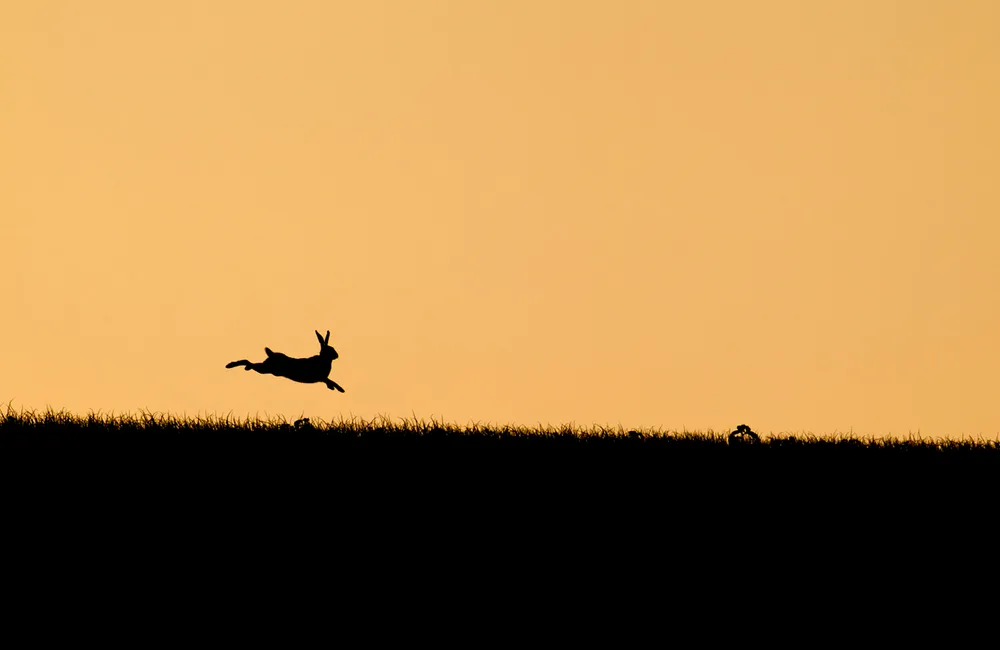
#> input picture HW2/test.jpg, 1000 x 650 px, found by its file name
$ jupyter execute --allow-errors prc.ipynb   (shell and % lines are left out)   (older library calls are emulated)
#> lines starting #> are read from the running program, lines starting #| are printed output that depends on the picture
[cell 1]
import numpy as np
import matplotlib.pyplot as plt
import cv2

[cell 2]
from PIL import Image
from PIL import ImageOps

[cell 3]
def AdaptiveMedianFilter(img, kernel_size):
    SS = kernel_size  # 초기 커널 크기
    ss = int((SS - 1) / 2)
    outimg = np.zeros(np.shape(img))
    zmin = np.zeros(np.shape(img))
    zmax = np.zeros(np.shape(img))
    zmed = np.zeros(np.shape(img))
    for x in range(ss, np.size(img, 0) - ss):
        for y in range(ss, np.size(img, 1) - ss):
            # Ensure the selected region doesn't exceed image dimensions
            Sxy = img[max(0, x - ss) : min(np.size(img, 0), x - ss + SS),
                      max(0, y - ss) : min(np.size(img, 1), y - ss + SS)]

            # Check if Sxy is non-empty
            if Sxy.size > 0:
                zmin[x, y] = np.min(Sxy)
                zmax[x, y] = np.max(Sxy)
                zmed[x, y] = np.median(Sxy)
                zxy = img[x, y]
                if zmed[x, y] - zmin[x, y] > 0 and zmax[x, y] - zmed[x, y] > 0:
                    if zxy - zmin[x, y] > 0 and zmax[x, y] - zxy > 0:
                        outimg[x, y] = zxy
                    else:
                        outimg[x, y] = zmed[x, y]
                else:
                    SS = SS+2
                    if SS > 7:
                        outimg[x, y] = zmed[x, y]
                        break
                    else:
                        ss = int((SS-1)/2)
                        Sxy = img[max(0, x - ss) : min(np.size(img, 0), x - ss + SS),
                                  max(0, y - ss) : min(np.size(img, 1), y - ss + SS)]
                        zmin[x,y] = np.min(Sxy)
                        zmax[x,y] = np.max(Sxy)
                        zmed[x,y] = np.median(Sxy)
                        zxy = img[x,y]
                        if zmed[x,y]-zmin[x,y]>0 and zmax[x,y]-zmed[x,y]>0:
                            if zxy-zmin[x,y]>0 and zmax[x,y]-zxy>0:
                                outimg[x,y] = zxy
                            else:
                                outimg[x,y] = zmed[x,y]
                        else:
                            outimg[x,y] = zmed[x,y]
    return outimg

[cell 4]
# Adaptive Median Filtering
#f = f_sp
f =  np.random.randint(0, 256, size=(32, 32))
SS_vals = np.array([3, 5, 7, 9])
r_amedian = np.zeros(np.shape(f))
r_median = np.zeros(np.shape(f))
r_case = np.zeros(np.shape(f))

ss_max = int((np.max(SS_vals)-1)/2)
for x in range(ss_max,np.size(f,0)-ss_max):
  for y in range(ss_max,np.size(f,1)-ss_max):
    flag_go = 1
    cnt = 0
    z_xy = f[x,y]
    for SS in SS_vals:
      ss = int((SS-1)/2)
      Sxy = f[x-ss:x-ss+SS,y-ss:y-ss+SS]
      z_med = np.median(Sxy)
      z_min = np.min(Sxy)
      z_max = np.max(Sxy)

      if cnt==0:
        r_median[x,y] = z_med

      if z_min<z_med and z_med<z_max:
        if z_min<z_xy and z_xy<z_max:
          r_amedian[x,y] = z_xy
          flag_go = 0
        else:
          r_amedian[x,y] = z_med
          flag_go = 0
      else:
        if SS == np.max(SS_vals):
          r_amedian[x,y] = z_med
          flag_go = 0

      if flag_go==0:
        r_case[x,y] = cnt
        break
      cnt = cnt+1

[cell 5]
print(r_amedian)

[cell 6]
AdaptiveMedianFilter(f, 3)

[cell 7]
# # Define the file path to save the matrix values
# file_path = "r_amedian_matrix.txt"

# # Save the matrix to the text file
# np.savetxt(file_path, r_amedian)

# # Print a message indicating the file has been saved
# print("Matrix values saved to", file_path)

[cell 8]
plt.subplot(121)
plt.imshow(r_amedian,cmap='gray',aspect='equal',vmin=0,vmax=255)
plt.axis('off')
plt.title('adaptive median filtered')
plt.subplot(122)
output = AdaptiveMedianFilter(f, 3)
plt.imshow(output,cmap='gray',aspect='equal',vmin=0,vmax=255)
plt.axis('off')
plt.title('adaptive median filtered')
plt.show()
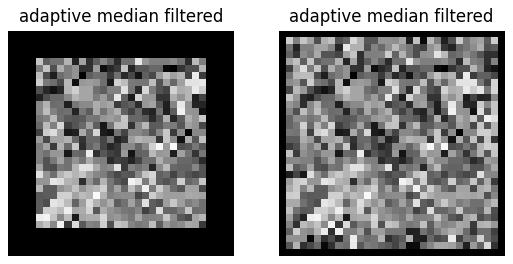
#> figure drawn by matplotlib, 2 panels

[cell 9]
output = AdaptiveMedianFilter(f, 3)
plt.imshow(output,cmap='gray',aspect='equal',vmin=0,vmax=255)
plt.axis('off')
plt.title('adaptive median filtered')
plt.show()
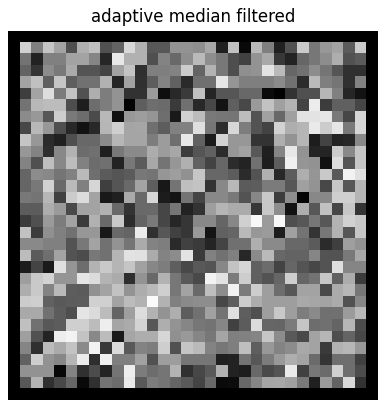
#> figure drawn by matplotlib, 1 panel

[cell 10]
def my_conv2D(img, kernel):
    SS = kernel.shape[0] # kernel size (for square kernel)
    ss = int((SS-1)/2)
    outimg = np.zeros(np.shape(img))
    for x in range(ss,np.size(img,0)-ss):
        for y in range(ss,np.size(img,1)-ss):
            Sxy = img[x-ss:x-ss+SS,y-ss:y-ss+SS]
            outimg[x,y] = np.sum(Sxy*kernel)
    return outimg

[cell 11]
input = np.array([[1, 2, 3, 4,5], [6, 7, 8, 9,10], [11, 12, 13, 14,15], [16, 17, 18, 19,20], [21, 22, 23, 24,25]])

[cell 12]
output = my_conv2D(input, np.array([[1, 2, 1], [0, 0, 0], [-1, -2, -1]])) # Sobel filter
print(output)

[cell 13]
def grayscale(image):
    return image.convert('L')

[cell 14]
image = Image.open('/Users/yuchangmin/3_2/digital_image/HW/HW2/test.jpg')
#> image is the input picture: PIL image 1000x650 RGB; mean R, G, B 158.7, 121.3, 70.5
image = grayscale(image)
#> in grayscale, `return image.convert('L')`:
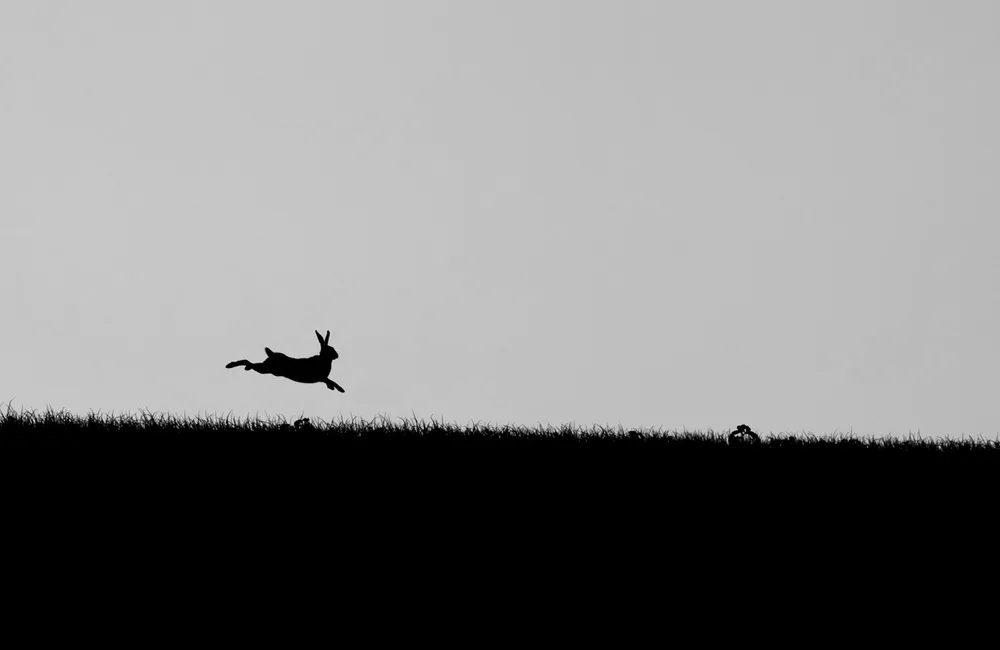
#> returned value: PIL image 1000x650 L; min 0, max 218, mean 126.7
image_arr = np.array(image)

[cell 15]
def sobel(image):
    return cv2.Sobel(image, cv2.CV_8U, 1, 1, ksize=3) # 물체 외곽선 추출

[cell 16]
output_vertical = my_conv2D(image_arr, np.array([[1, 2, 1], [0, 0, 0], [-1, -2, -1]]))  # 수직 방향 Sobel filter
#> after the loop in my_conv2D (call 2), `for x in range(ss,np.size(img,0)-ss):`:
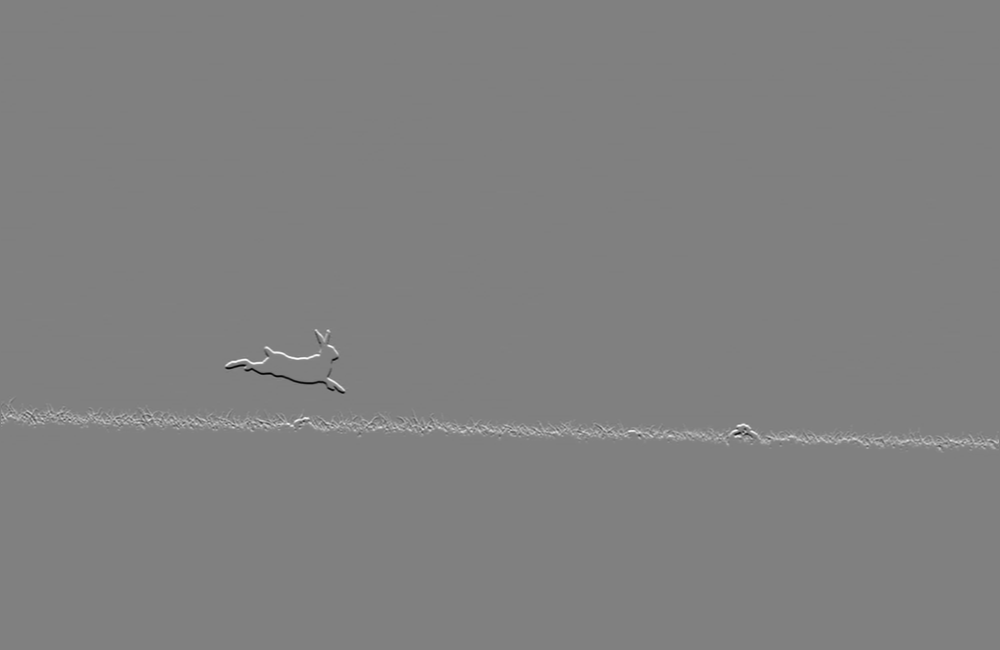
#> outimg: shape (650, 1000) float64; min -837, max 826, mean 2.4; drawn with min black and max white
output_horizontal = my_conv2D(image_arr, np.array([[1, 0, -1], [2, 0, -2], [1, 0, -1]]))  # 수평 방향 Sobel filter

# 두 방향의 결과를 합산하여 종합적인 엣지 정보 얻기
combined_output = np.sqrt(output_vertical**2 + output_horizontal**2)
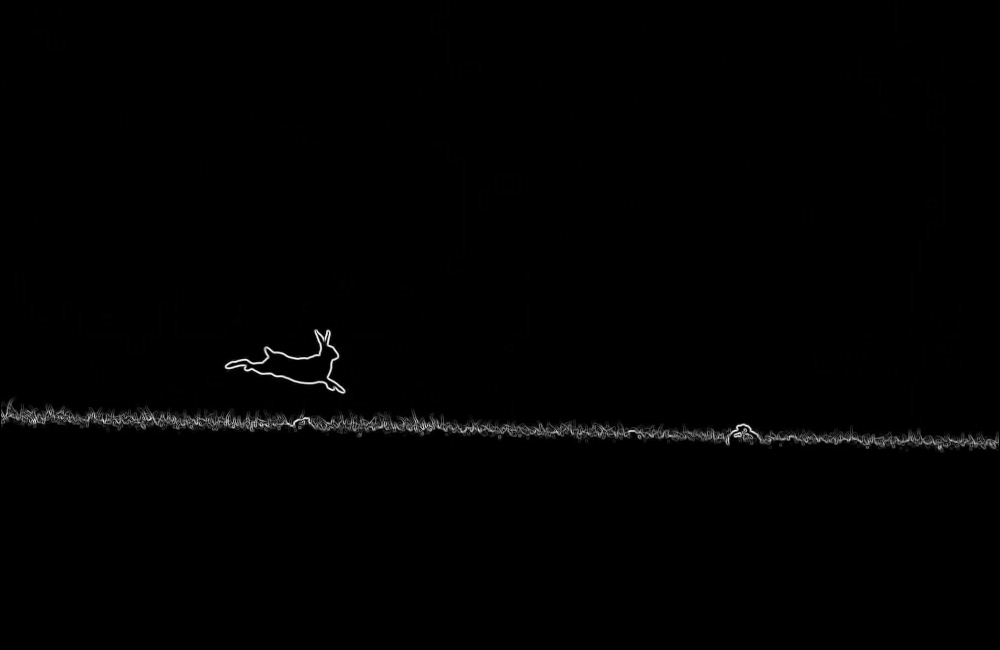
#> combined_output: shape (650, 1000) float64; min 0, max 862.2, mean 5.8; drawn with min black and max white

output3 = sobel(image_arr)

plt.subplot(141)
plt.imshow(output3,cmap='gray',aspect='equal',vmin=0,vmax=255)
plt.axis('off')
plt.title('sobel filtered')
plt.subplot(142)
plt.imshow(combined_output,cmap='gray',aspect='equal',vmin=0,vmax=255)
plt.axis('off')
plt.title('sobel filtered')
plt.subplot(143)
plt.imshow(output_vertical,cmap='gray',aspect='equal',vmin=0,vmax=255)
plt.axis('off')
plt.title('sobel filtered')
plt.subplot(144)
plt.imshow(output_horizontal,cmap='gray',aspect='equal',vmin=0,vmax=255)
plt.axis('off')
plt.title('sobel filtered')
plt.show()

#> (a cell that did not finish here is left out)

[cell 18]
import scipy.signal as signal

[cell 19]
f = np.array([[1, 2, 3, 4,5], [6, 7, 8, 9,10], [11, 12, 13, 14,15], [16, 17, 18, 19,20], [21, 22, 23, 24,25]])

[cell 20]
w1 = np.array([[-1,-2,-1],[0,0,0],[1,2,1]])
w2 = np.array([[-1,0,1],[-2,0,2],[-1,0,1]])
g1 = signal.convolve2d(f,w1, mode='same', boundary='fill', fillvalue=0)
print(g1)

#> (a cell that did not finish here is left out)

[cell 22]
plt.figure(figsize=(16,9))
plt.subplot(121)
plt.imshow(f,cmap='gray',aspect='equal',vmin=0,vmax=255)
plt.axis('off')
plt.title('corrupted image')
plt.subplot(122)
plt.imshow(r_amedian,cmap='gray',aspect='equal',vmin=0,vmax=255)
plt.axis('off')
plt.title('adaptive median filtered')
plt.show()
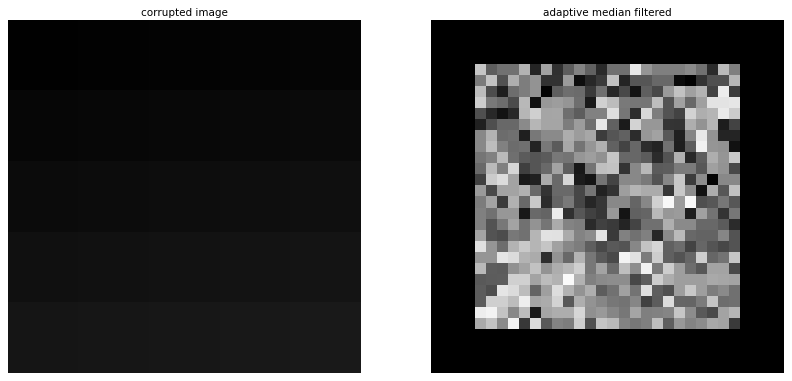
#> figure drawn by matplotlib, 2 panels

$ run again, with HW2/HW2_201902332_유창민.png saved as HW2/test.jpg
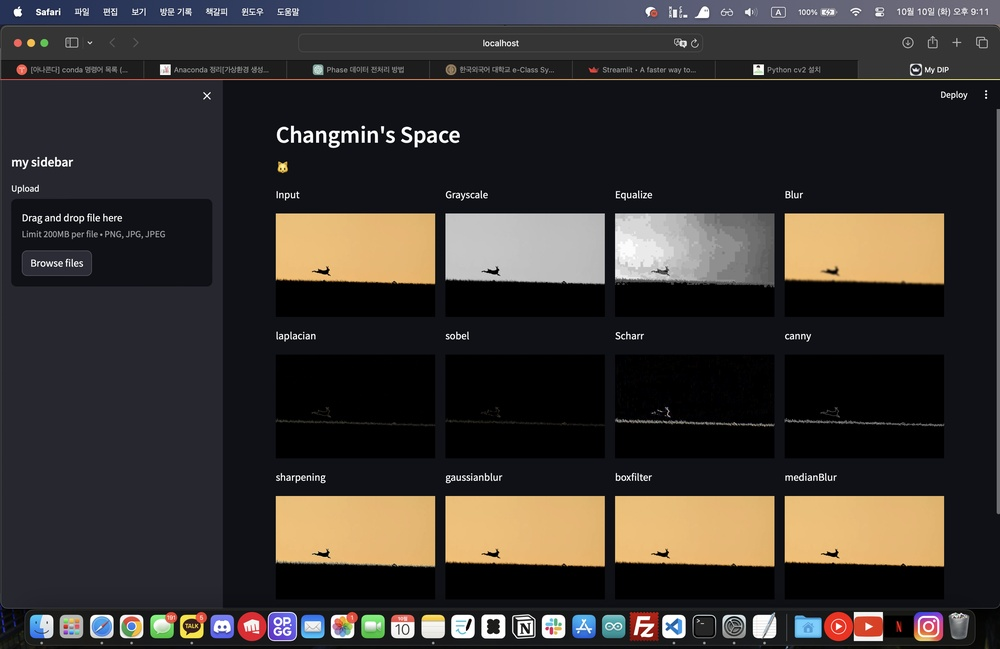
#> input picture HW2/HW2_201902332_유창민.png, 1000 x 649 px, shrunk from 3024 x 1964 before the run, found by its file name
#> image is the input picture: PIL image 1000x649 RGB; mean R, G, B 55.8, 51.4, 48.7
#> after the loop in my_conv2D (call 3), `for x in range(ss,np.size(img,0)-ss):`:
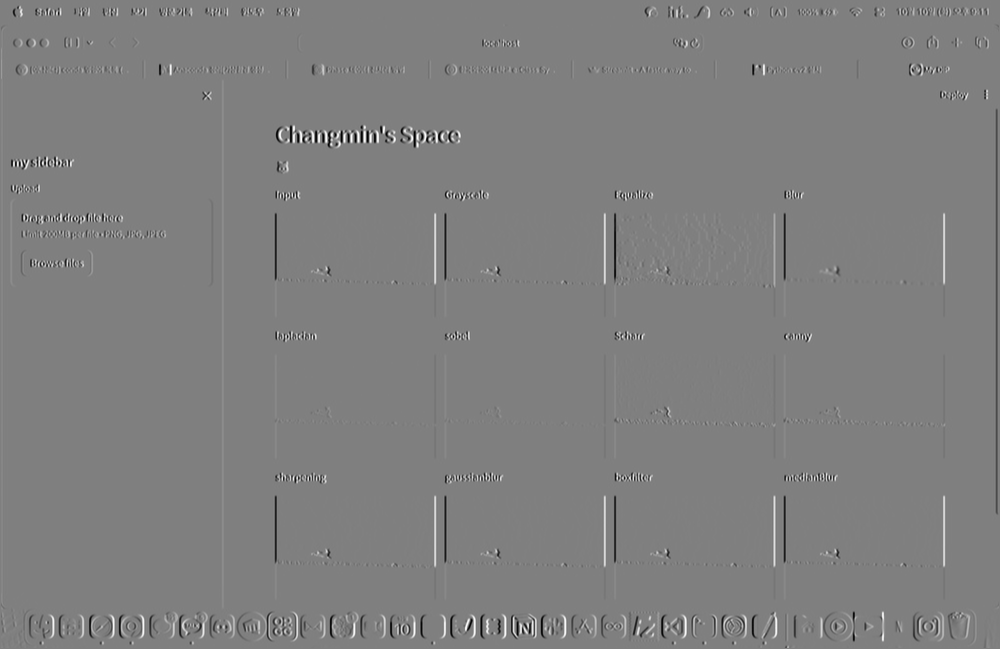
#> outimg: shape (649, 1000) float64; min -1016, max 1014, mean -0.2; drawn with min black and max white
#> in sobel, `return cv2.Sobel(image, cv2.CV_8U, 1, 1, ksize=3)`:
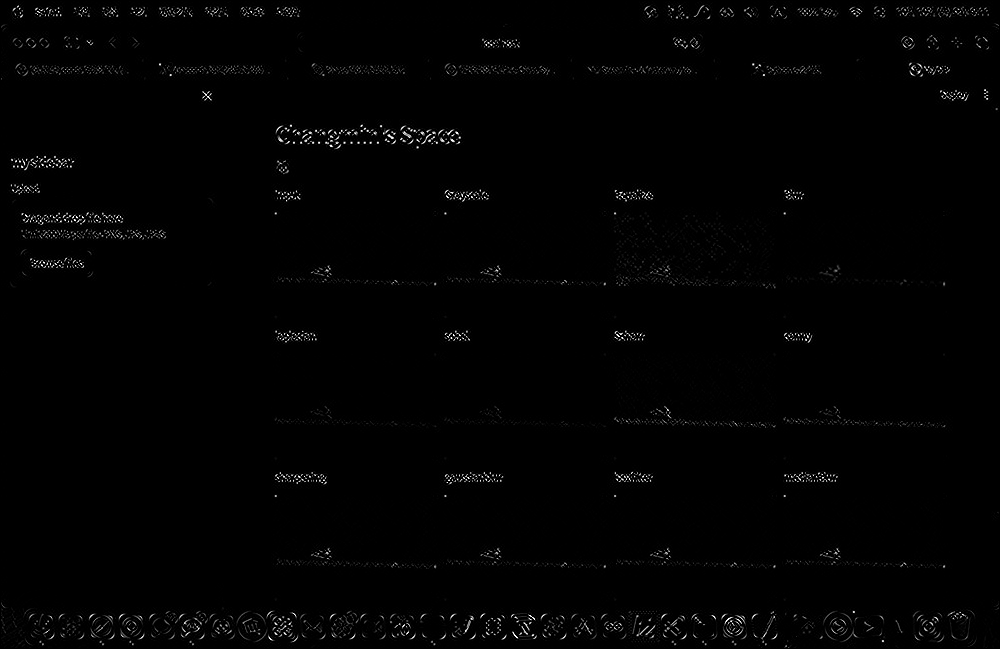
#> returned value: shape (649, 1000); min 0, max 255, mean 2.3
